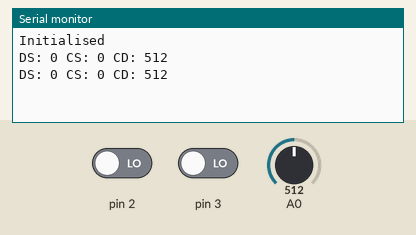
The program below on a simulated Arduino Uno, built with avr-gcc and run on an emulated ATmega328P. On the bench: the last lines printed to the serial monitor. The inputs (shaded band) are chosen by the test bench; at power-on: A0 = 512, pin 2 LOW, pin 3 LOW.

Above: at 1.2 s.
1.3 s: A0 set to 716
At 2.6 s:
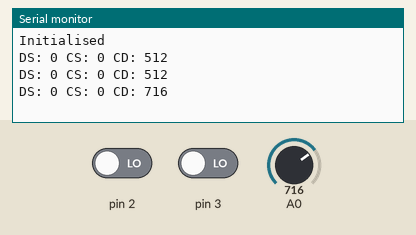
2.8 s: pin 2 driven HIGH
At 4.2 s:
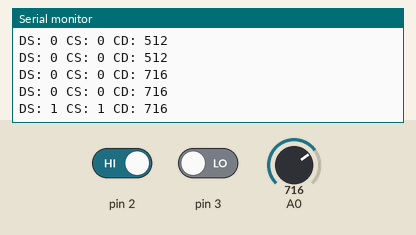
4.3 s: A0 set to 778
At 5.6 s:
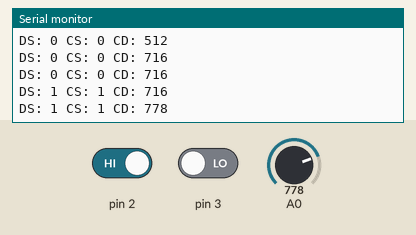
5.8 s: pin 3 driven HIGH
At 7.2 s:
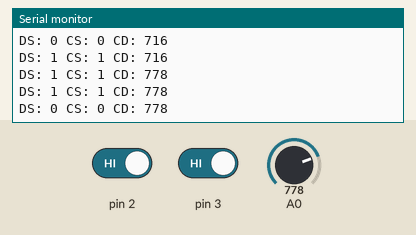
Timing chart, 0 to 8.3 s (numbered marks = the images above; inputs shaded):
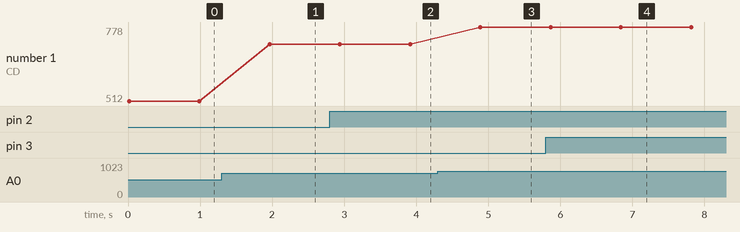

The program:

main.cpp
```cpp
#include <Arduino.h>
#include <Arduino_FreeRTOS.h>
#include <task.h>
#include "semphr.h"
#include "queue.h"

SemaphoreHandle_t brakeBinarySemaphore;
SemaphoreHandle_t accelBinarySemaphore;
SemaphoreHandle_t speedMutex;
SemaphoreHandle_t currDistanceMutex;

unsigned long interrupt_time_1 = millis();
unsigned long interrupt_time_2 = millis();

QueueHandle_t redLEDQueue;
QueueHandle_t infoQueue;

struct display{
    int desiredSpeed ;
    int currentSpeed ;
    int currentDistance ;
};

display car = {0,0,0} ;

void speedInterpreter () {
    xSemaphoreTake (speedMutex, portMAX_DELAY);
    xSemaphoreTake(currDistanceMutex, portMAX_DELAY);

    int safeSpeed = 0;
    if (car.currentDistance <= 256) {
        safeSpeed = 0;
    } else if (car.currentDistance <= 512) {
        safeSpeed = 1;
    } else if (car.currentDistance <= 768) {
        safeSpeed = 2;
    } else {
        safeSpeed = 3;
    }

    if (safeSpeed < car.currentSpeed) {
        // turn on red LED
        xQueueSend(redLEDQueue, NULL, 1);
    }

    car.currentSpeed = min(safeSpeed, car.desiredSpeed);
    xQueueSend(infoQueue, &car, 0);

    switch (car.currentSpeed) {
        case 0:
        // Update LED here
        digitalWrite(5, 0);
        digitalWrite(6, 0);
        digitalWrite(7, 0);
        break;
        case 1:
        digitalWrite(5, 1);
        digitalWrite(6, 0);
        digitalWrite(7, 0);
        break;
        case 2:
        digitalWrite(5, 1);
        digitalWrite(6, 1);
        digitalWrite(7, 0);
        break;
        case 3:
        digitalWrite(5, 1);
        digitalWrite(6, 1);
        digitalWrite(7, 1);
        break;
    }
    xSemaphoreGive(speedMutex);
    xSemaphoreGive(currDistanceMutex);
}

void redLEDTask (void *p) {
    const TickType_t xDelay = pdMS_TO_TICKS(1000); // 1 sec
    while (1) {
        xQueueReceive(redLEDQueue, NULL, portMAX_DELAY);
        // Turn on LED
        digitalWrite(13, 1);
        vTaskDelay(xDelay);
        // Turn off LED
        digitalWrite(13, 0);
    }
}

void readDistanceTask (void *p) {
    while (1) {
        // Serial.println(analogRead(0));

        const TickType_t xPeriod = pdMS_TO_TICKS(500);
        TickType_t xLastWakeTime;
        xLastWakeTime = xTaskGetTickCount();
        // Max value = 1024
        xSemaphoreTake(currDistanceMutex, portMAX_DELAY);
        car.currentDistance = analogRead(0);
        xSemaphoreGive(currDistanceMutex);

        speedInterpreter();

        vTaskDelayUntil(&xLastWakeTime, xPeriod);
    }
}

void brakeButtonTask (void *p) {
    while (1) {
        xSemaphoreTake (brakeBinarySemaphore, portMAX_DELAY);
        xSemaphoreTake(speedMutex, portMAX_DELAY);
        car.desiredSpeed = (car.desiredSpeed > 0) ? car.desiredSpeed - 1 : car.desiredSpeed ;
        xSemaphoreGive(speedMutex);
        speedInterpreter();
    }
}

void accelButtonTask (void *p) {
    while (1) {
        xSemaphoreTake (accelBinarySemaphore, portMAX_DELAY);
        xSemaphoreTake(speedMutex, portMAX_DELAY);
        car.desiredSpeed = (car.desiredSpeed < 3) ? car.desiredSpeed + 1 : car.desiredSpeed ;
        xSemaphoreGive(speedMutex);
        speedInterpreter();
    }
}

void brakeButtonISR () {
    unsigned long curr_time = millis();
    BaseType_t xHigherPriorityTaskWoken;
    // Debouncing
    if (curr_time - interrupt_time_2 > 200) {
        interrupt_time_2 = curr_time;

        xSemaphoreGiveFromISR(brakeBinarySemaphore, &xHigherPriorityTaskWoken);
        if (xHigherPriorityTaskWoken) {
            taskYIELD();
        }
    }
}

void accelButtonISR () {
    unsigned long curr_time = millis();
    BaseType_t xHigherPriorityTaskWoken;
    // Debouncing
    if (curr_time - interrupt_time_2 > 200) {
        interrupt_time_2 = curr_time;
        xSemaphoreGiveFromISR(accelBinarySemaphore, &xHigherPriorityTaskWoken);
        if (xHigherPriorityTaskWoken) {
            taskYIELD();
        }
    }
}


void UARTTask (void *p) {
    display output = {0,0,0};

    while (1) {
        const TickType_t xPeriod = pdMS_TO_TICKS(1000);
        TickType_t xLastWakeTime;
        xLastWakeTime = xTaskGetTickCount();
        // Create another queue to read from this
        xQueueReceive(infoQueue, &output, 0);

        if (Serial) {
            // Print the info here from the buffer
            Serial.print("DS: ");
            Serial.print(output.desiredSpeed);
            Serial.print(" ");
            Serial.print("CS: ");
            Serial.print(output.currentSpeed);
            Serial.print(" ");
            Serial.print("CD: ");
            Serial.print(output.currentDistance);
            Serial.println();
        }
        vTaskDelayUntil(&xLastWakeTime, xPeriod);
    }
}


void setup() {
    Serial.begin(9600);

    brakeBinarySemaphore = xSemaphoreCreateBinary();
    accelBinarySemaphore = xSemaphoreCreateBinary();
    speedMutex = xSemaphoreCreateMutex();
    currDistanceMutex = xSemaphoreCreateMutex();

    redLEDQueue = xQueueCreate(1, sizeof(int));
    infoQueue = xQueueCreate(1, 3*sizeof(int));

    attachInterrupt(digitalPinToInterrupt(2), accelButtonISR, RISING);
    attachInterrupt(digitalPinToInterrupt(3), brakeButtonISR, RISING);

    xTaskCreate(brakeButtonTask, "brake", 100, NULL, 3, NULL);
    xTaskCreate(accelButtonTask, "accelerate", 100, NULL, 3, NULL);
    // Same priority as accelerate as we assume that user wont hit both at the same time
    xTaskCreate(redLEDTask, "redBrakeLED", 100, NULL, 1, NULL);
    xTaskCreate(readDistanceTask, "readDistance", 100, NULL, 4, NULL); // Highest priority
    xTaskCreate(UARTTask, "infoTask", 100, NULL, 2, NULL);

    Serial.println("Initialised");
    vTaskStartScheduler();
}

void loop() {
}
```

Measured:
- after the input at 1.3 s, the serial monitor: prints a new line after 0.67 s (image 1)
- after the input at 2.8 s, the serial monitor: prints a new line after 1.1 s (image 2)
- after the input at 4.3 s, the serial monitor: prints a new line after 0.59 s (image 3)
- after the input at 5.8 s, the serial monitor: prints a new line after 1.0 s (image 4)
- plotted number 1: 512 → 716 after the input at 1.3 s, 716 → 778 after the input at 4.3 s
